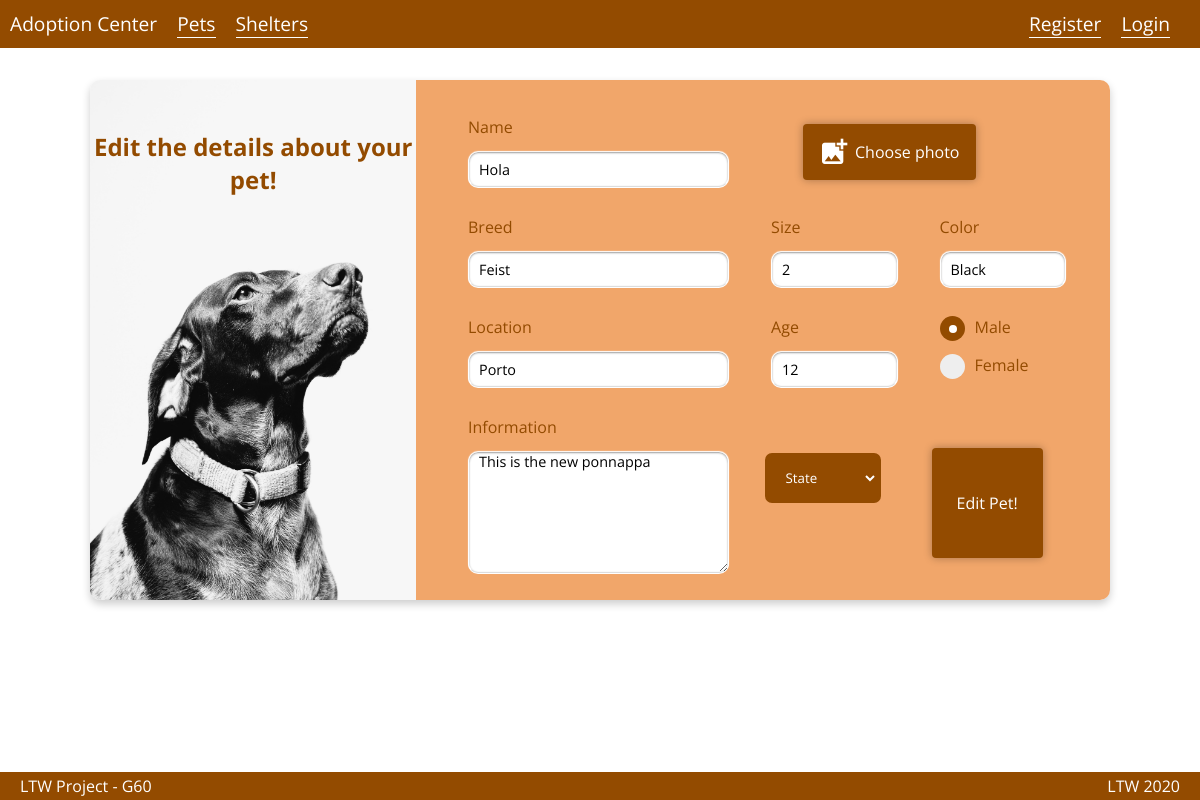
The page /pet_edit.php?id=26 on the database its author committed.
### tables this page shows
CREATE TABLE Pets (
  pet_id    INTEGER PRIMARY KEY,
  name      VARCHAR,
  species   VARCHAR,
  size      FLOAT,
  color     VARCHAR,
  gender    INTEGER, -- (0 for male),
  info      VARCHAR,
  age       INTEGER,
  location  VARCHAR,
  state     VARCHAR -- Pets can be in several states (being prepared for adoption, prepared, proposal accepted, delivered, …).
);

### pet_edit.php (called while the page is built, shortened)
<?php
include_once('database/connection.php');
include_once('database/pets.php');
$breeds = getBreeds();
$colors = getPetColors();
$pet = getPetByID($_GET['id']);
include('templates/common/header.php');
include('templates/common/navigation_bar.php');
include('templates/forms/pet_edit.php');
include('templates/common/footer.php');

### database/pets.php (called while the page is built, shortened)
<?php
function getPetByID($petID) {
    global $db;
    if ($stmt = $db->prepare('SELECT * FROM Pets WHERE pet_id = :id')) {
        $stmt->bindParam(':id', $petID);
        $stmt->execute();
        return $stmt->fetch();
    }
    else {
        printf('errno: %d, error: %s', $db->errorCode(), $db->errorInfo()[2]);
        die;
    }
}
function getBreeds() {
    global $db;
    if ($stmt = $db->prepare('SELECT breed FROM Breeds')) {
        $stmt->execute();
        $tempbreeds = $stmt->fetchAll();
        $breeds = [];
        foreach ($tempbreeds as $breed){
            array_push($breeds, $breed["breed"]);
        }
        return $breeds;
    }
    else {
        printf('errno: %d, error: %s', $db->errorCode(), $db->errorInfo()[2]);
        die;
    }
}
function getPetColors() {
  global $db;
  if ($stmt = $db->prepare('SELECT color FROM Pets_Colors')) {
    $stmt->execute();
    $tempcolors = $stmt->fetchAll();
    $colors = [];
    foreach ($tempcolors as $color){
      array_push($colors, $color["color"]);
    }
    return $colors;
  }
  else {
    printf('errno: %d, error: %s', $db->errorCode(), $db->errorInfo()[2]);
    die;
  }
}

### templates/forms/pet_edit.php (the view, shortened to what this page needs)
<div class="content">
    <section id="pet_edit">
        <section id="left" style="background-image: url('database/images/defaults/addDog.jpg')">
            <h2>Edit the details about your pet!</h2>
        </section>
        <section id="right">
            <form id="pet_add_form" action="action_edit_pet.php" method="post" enctype="multipart/form-data" autocomplete="off" onsubmit='verify(<?= json_encode( $breeds ) ?>, <?= json_encode( $colors ) ?>);'>
                <label>Name
                    <input type="text" name="name" placeholder="Pet's name" value="<?= $pet['name'] ?>" required>
                </label>
                <label>Breed
                    <div class="autocomplete">
                        <input id="breed_input"  type="text" name="breed" value="<?= $pet['species'] ?>" placeholder="Pet's breed" required>
                    </div>
                </label>
                <label>Size
                    <input type="number" name="size" placeholder="Pet's size" value="<?= $pet['size'] ?>" step=".01" min="0" required>
                </label>
                <label>Color
                    <div class="autocomplete" >
                        <input id="color_input" type="text" name="color" value="<?= $pet['color'] ?>" placeholder="Pet's color" required>
                    </div>
                </label>
                <label>Age
                    <input type="number" name="age" value="<?= $pet['age'] ?>" placeholder="Pet's age" min="0" required>
                </label>
                <label>Location
                    <input type="text" name="location" value="<?= $pet['location'] ?>" placeholder="Pet's location" required>
                </label>
                <div id="gender-option">
                    <label>Male
                        <span class="checkmark"></span>
                    </label>
                    <label>Female
                        <span class="checkmark"></span>
                    </label>
                </div>
                <label>Information
                    <textarea id="petInfo" name="information" placeholder="Pet's info"><?= $pet['info'] ?></textarea>
                </label>
                <select name="state" required>
                    <option value="" disabled selected>State</option>
                </select>
                <label>
                    <span class="material-icons">
                    </span>
                    Choose photo
                </label>
                <label>
                    Edit Pet!
                </label>
            </form>
        </section>
    </section>
</div>

### rows shown on the page
pets: name "Hola", breed "Feist", size "2", color "Black", age "12", location "Porto", information "This is the new ponnappa"
